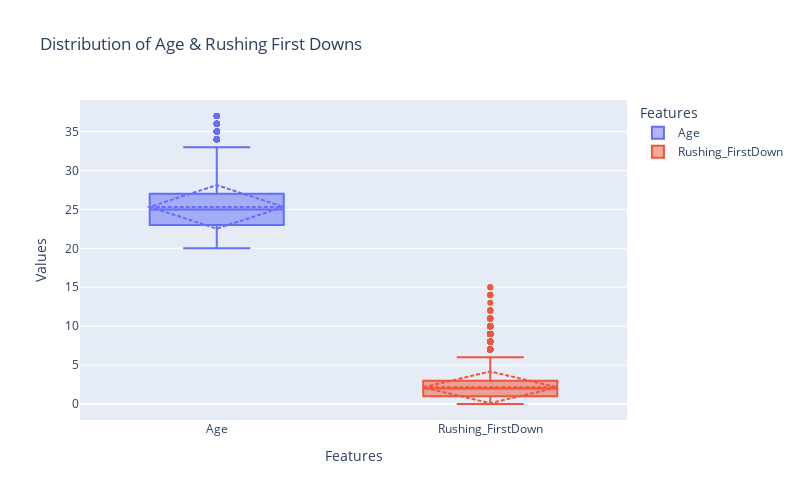
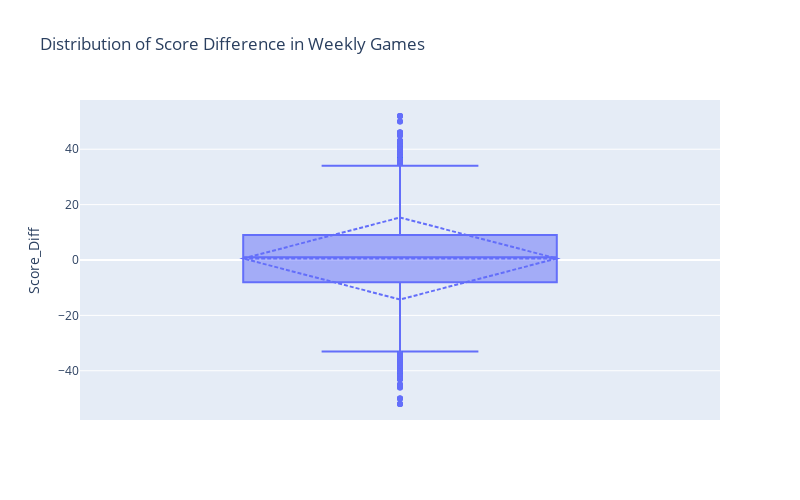
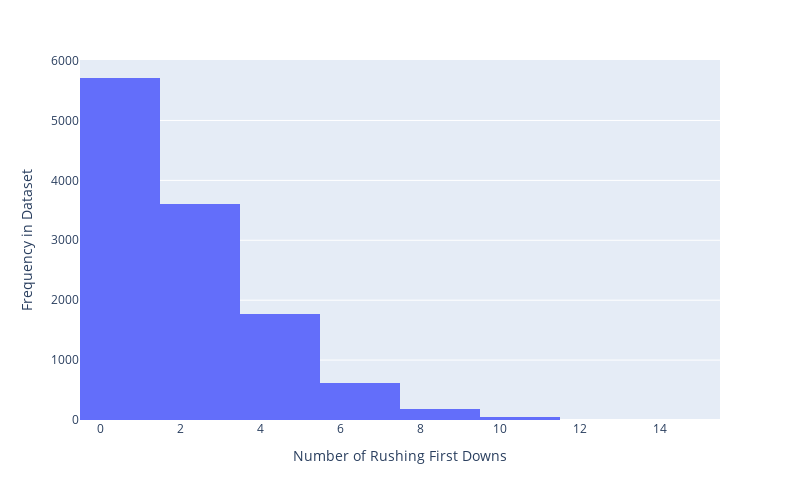
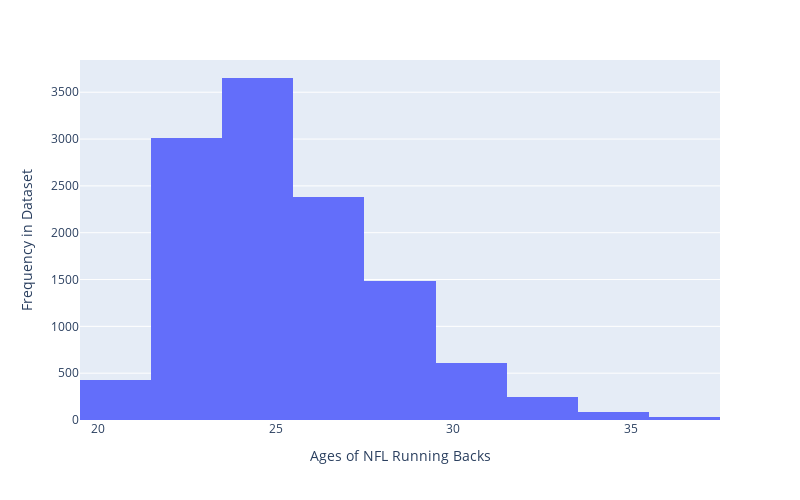

Here is the notebook cell these charts were saved with, in order:
### Markdown cell above
### Data Visualization

Plotly Express is implemented to visualize features of this dataset in both boxplots and histograms.  This library is implemented to help levearge its interactive features, allowing cursor to hover over different areas of the plot for specific datapoints.  The documentation is referenced for boxplots, where the trace feature is used to display the mean and standard deviation of the specified features in additon to standard outputs of min, max, median, IQR typically revealed for these plots <br>
  

References:<br>
 - [Plotly Express - General](https://plotly.com/python/)<br>
 - [Plotly Graphing - Boxplots](https://plotly.com/python/box-plots)

### Code cell
import plotly.express as px  
#Boxplots of Age and Rushing First Downs
cols = ['Age', 'Rushing_FirstDown']
df_1 = weekly_stats_clean2[cols].melt(var_name='Features', value_name='Values')
fig = px.box(df_1, x='Features', y="Values", 
             title= 'Distribution of Age & Rushing First Downs', points = "outliers", color='Features', width=800, height=500)
fig.update_traces(boxmean = 'sd')
fig.show()

#Boxplot of Score Difference
fig = px.box(weekly_stats_clean2['Score_Diff'], y='Score_Diff',
             title='Distribution of Score Difference in Weekly Games',
             points = 'outliers', width=800, height=500)
fig.update_traces(boxmean = 'sd', name='Score Difference')
fig.show()

#Histogram of Rushing First Downs
fig = px.histogram(weekly_stats_clean2['Rushing_FirstDown'], 
                   x='Rushing_FirstDown', nbins=15, width=800, height=500)
fig.update_layout(xaxis_title ='Number of Rushing First Downs',
                  yaxis_title='Frequency in Dataset')
fig.show()


#Histogram of Player Age
fig = px.histogram(weekly_stats_clean2, 
                   x='Age', nbins=15, width=800, height=500)
fig.update_layout(xaxis_title ='Ages of NFL Running Backs',
                  yaxis_title='Frequency in Dataset')
fig.show()

### Figure 1 — Plotly figure (JSON) as saved in the notebook; plotly's stock layout.template omitted (floating-point values rounded to 4 significant figures; data arrays with more than 128 entries replaced by an {"elided": "..."} marker saying what was removed)
{"data": [{"alignmentgroup": "True", "boxmean": "sd", "boxpoints": "outliers", "hovertemplate": "Features=%{x}<br>Values=%{y}<extra></extra>", "legendgroup": "Age", "marker": {"color": "#636efa"}, "name": "Age", "notched": false, "offsetgroup": "Age", "orientation": "v", "showlegend": true, "type": "box", "x": {"elided": "11939 str values"}, "x0": " ", "xaxis": "x", "y": {"elided": "11939 float values"}, "y0": " ", "yaxis": "y"}, {"alignmentgroup": "True", "boxmean": "sd", "boxpoints": "outliers", "hovertemplate": "Features=%{x}<br>Values=%{y}<extra></extra>", "legendgroup": "Rushing_FirstDown", "marker": {"color": "#EF553B"}, "name": "Rushing_FirstDown", "notched": false, "offsetgroup": "Rushing_FirstDown", "orientation": "v", "showlegend": true, "type": "box", "x": {"elided": "11939 str values"}, "x0": " ", "xaxis": "x", "y": {"elided": "11939 float values"}, "y0": " ", "yaxis": "y"}], "layout": {"boxmode": "overlay", "height": 500, "legend": {"title": {"text": "Features"}, "tracegroupgap": 0}, "title": {"text": "Distribution of Age & Rushing First Downs"}, "width": 800, "xaxis": {"anchor": "y", "categoryarray": ["Age", "Rushing_FirstDown"], "categoryorder": "array", "domain": [0, 1], "title": {"text": "Features"}}, "yaxis": {"anchor": "x", "domain": [0, 1], "title": {"text": "Values"}}}}

### Figure 2 — Plotly figure (JSON) as saved in the notebook; plotly's stock layout.template omitted (floating-point values rounded to 4 significant figures; data arrays with more than 128 entries replaced by an {"elided": "..."} marker saying what was removed)
{"data": [{"alignmentgroup": "True", "boxmean": "sd", "boxpoints": "outliers", "hovertemplate": "Score_Diff=%{y}<extra></extra>", "legendgroup": "", "marker": {"color": "#636efa"}, "name": "Score Difference", "notched": false, "offsetgroup": "", "orientation": "v", "showlegend": false, "type": "box", "x0": " ", "xaxis": "x", "y": {"elided": "11939 int values"}, "y0": " ", "yaxis": "y"}], "layout": {"boxmode": "group", "height": 500, "legend": {"tracegroupgap": 0}, "title": {"text": "Distribution of Score Difference in Weekly Games"}, "width": 800, "xaxis": {"anchor": "y", "domain": [0, 1]}, "yaxis": {"anchor": "x", "domain": [0, 1], "title": {"text": "Score_Diff"}}}}

### Figure 3 — Plotly figure (JSON) as saved in the notebook; plotly's stock layout.template omitted (floating-point values rounded to 4 significant figures; data arrays with more than 128 entries replaced by an {"elided": "..."} marker saying what was removed)
{"data": [{"bingroup": "x", "hovertemplate": "Rushing_FirstDown=%{x}<br>count=%{y}<extra></extra>", "legendgroup": "", "marker": {"color": "#636efa", "pattern": {"shape": ""}}, "name": "", "nbinsx": 15, "orientation": "v", "showlegend": false, "type": "histogram", "x": {"elided": "11939 float values"}, "xaxis": "x", "yaxis": "y"}], "layout": {"barmode": "relative", "height": 500, "legend": {"tracegroupgap": 0}, "margin": {"t": 60}, "width": 800, "xaxis": {"anchor": "y", "domain": [0, 1], "title": {"text": "Number of Rushing First Downs"}}, "yaxis": {"anchor": "x", "domain": [0, 1], "title": {"text": "Frequency in Dataset"}}}}

### Figure 4 — Plotly figure (JSON) as saved in the notebook; plotly's stock layout.template omitted (floating-point values rounded to 4 significant figures; data arrays with more than 128 entries replaced by an {"elided": "..."} marker saying what was removed)
{"data": [{"bingroup": "x", "hovertemplate": "Age=%{x}<br>count=%{y}<extra></extra>", "legendgroup": "", "marker": {"color": "#636efa", "pattern": {"shape": ""}}, "name": "", "nbinsx": 15, "orientation": "v", "showlegend": false, "type": "histogram", "x": {"elided": "11939 int values"}, "xaxis": "x", "yaxis": "y"}], "layout": {"barmode": "relative", "height": 500, "legend": {"tracegroupgap": 0}, "margin": {"t": 60}, "width": 800, "xaxis": {"anchor": "y", "domain": [0, 1], "title": {"text": "Ages of NFL Running Backs"}}, "yaxis": {"anchor": "x", "domain": [0, 1], "title": {"text": "Frequency in Dataset"}}}}
